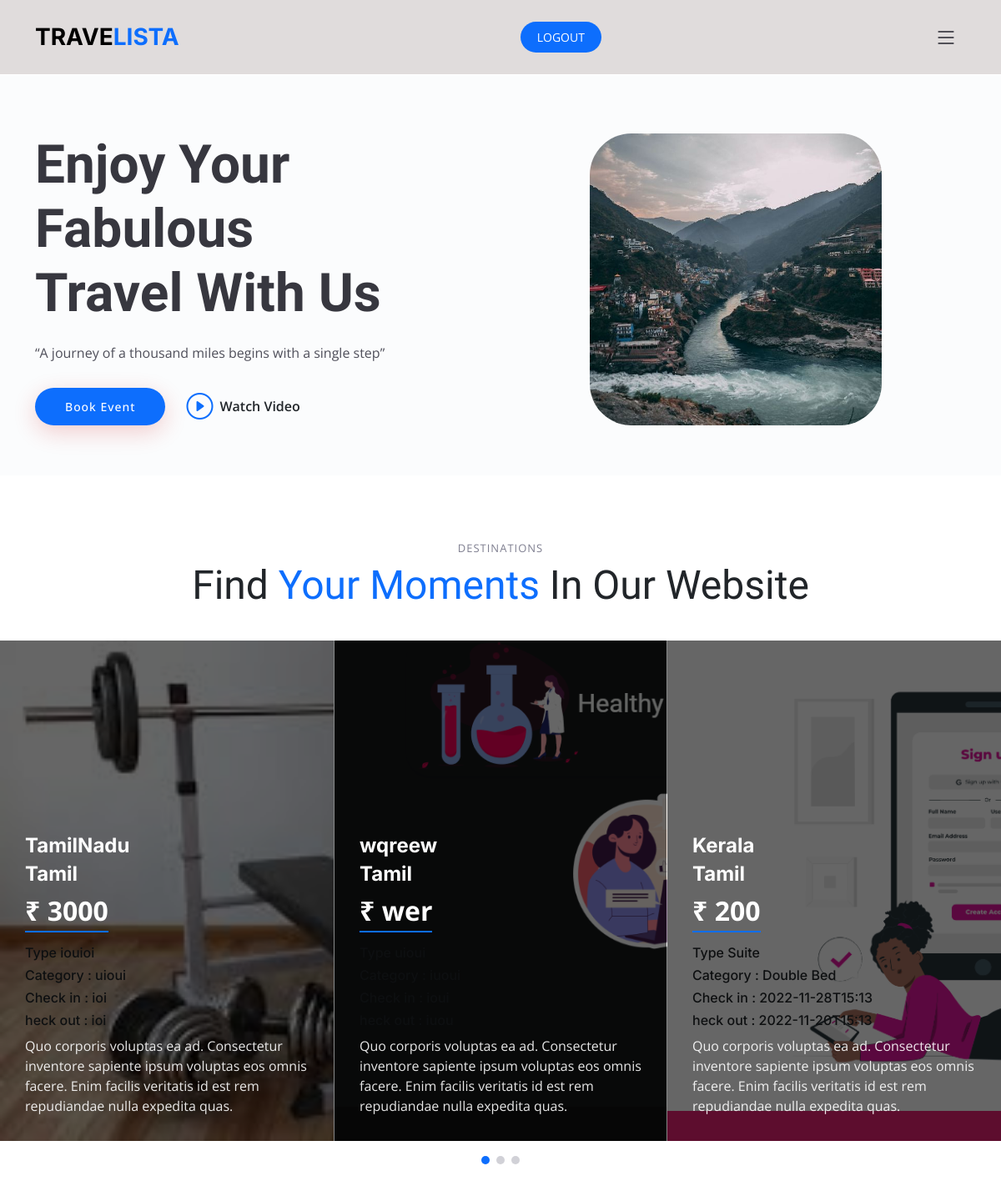
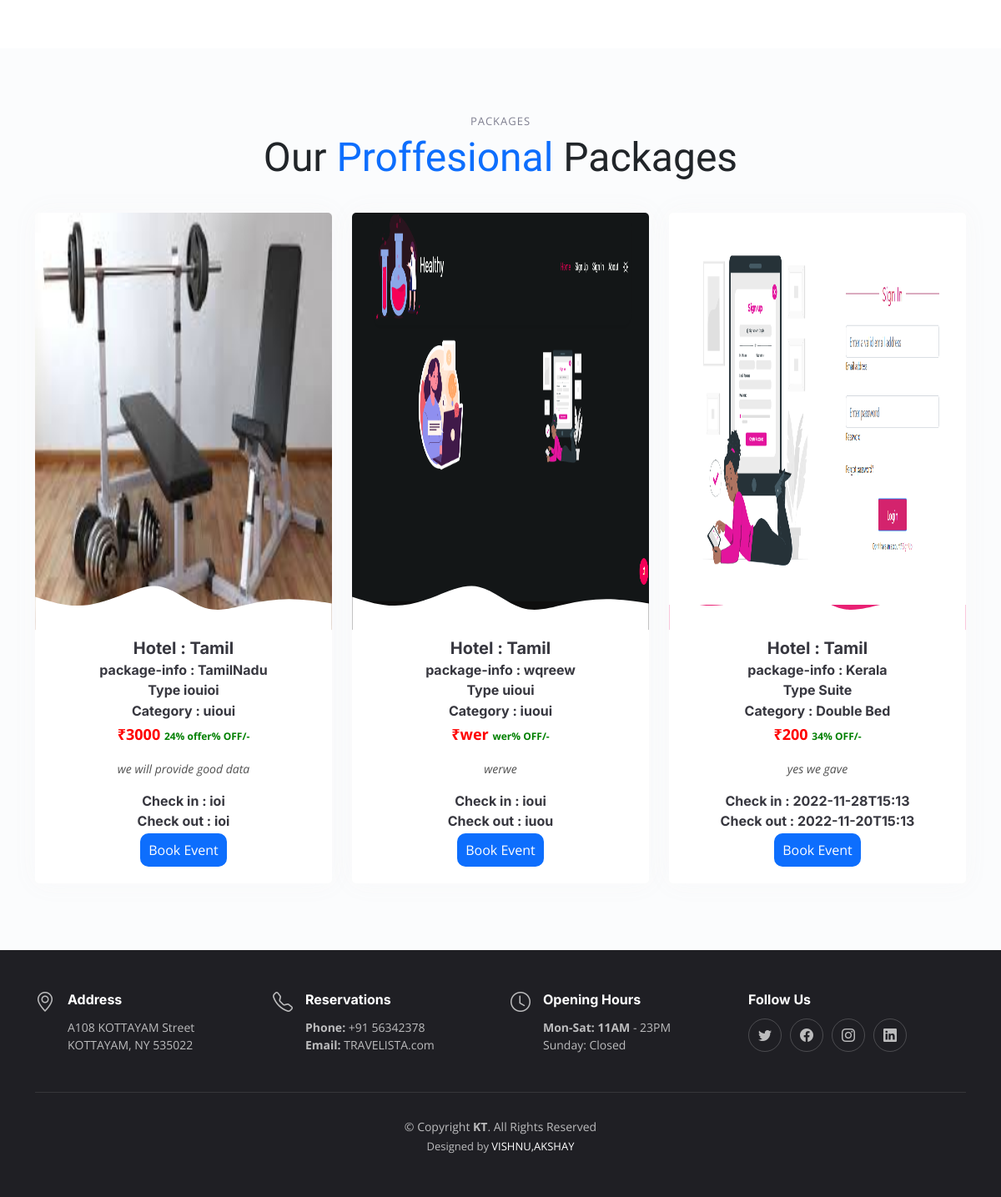
The app's page /home.php with its own data (2 pictures, top to bottom).
### tables this page shows
CREATE TABLE `package` (
  `pack_id` int(100) NOT NULL AUTO_INCREMENT,
  `profile_image` varchar(100) DEFAULT NULL,
  `bio` tinytext,
  `price` varchar(100) DEFAULT NULL,
  `desc` varchar(750) DEFAULT NULL,
  `status` varchar(100) DEFAULT NULL,
  `hotel_id` varchar(100) DEFAULT NULL,
  `offer` varchar(100) DEFAULT NULL,
  `types` varchar(100) DEFAULT NULL,
  `cat` varchar(100) DEFAULT NULL,
  `cit` varchar(100) DEFAULT NULL,
  `ceckout` varchar(100) DEFAULT NULL,
  PRIMARY KEY (`pack_id`)
);

CREATE TABLE `hotel` (
  `hotel_id` int(100) NOT NULL AUTO_INCREMENT,
  `hotel_name` varchar(100) DEFAULT NULL,
  `email` varchar(100) DEFAULT NULL,
  `password` varchar(100) DEFAULT NULL,
  `status` varchar(100) DEFAULT NULL,
  `location` varchar(100) DEFAULT NULL,
  `phone` varchar(100) DEFAULT NULL,
  PRIMARY KEY (`hotel_id`)
);

### home.php (the view, shortened to what this page needs)
<?php
include "header.php";
?>
<?php
include "db.php";
$qry="SELECT package.*,hotel.* FROM package,hotel WHERE `package`.`hotel_id`=hotel.`hotel_id` AND package.`status`='yes'";
$result=mysqli_query($conn,$qry);
if(mysqli_num_rows($result)>0){
?>
<!DOCTYPE html>
<html lang="en">
    <head>
        <link href="assets/vendor/bootstrap/css/bootstrap.min.css" rel="stylesheet">
        <link href="assets/vendor/bootstrap-icons/bootstrap-icons.css" rel="stylesheet">
        <link href="assets/vendor/aos/aos.css" rel="stylesheet">
        <link href="assets/vendor/glightbox/css/glightbox.min.css" rel="stylesheet">
        <link href="assets/vendor/swiper/swiper-bundle.min.css" rel="stylesheet">
        <link href="assets/css/main.css" rel="stylesheet">
      </head>
<body>
  <section id="hero" class="hero d-flex align-items-center section-bg">
    <div class="container">
      <div class="row justify-content-between gy-5">
        <div class="col-lg-5 order-2 order-lg-1 d-flex flex-column justify-content-center align-items-center align-items-lg-start text-center text-lg-start">
          <h2 data-aos="fade-up">Enjoy Your Fabulous<br>Travel With Us</h2>
          <p data-aos="fade-up" data-aos-delay="100">“A journey of a thousand miles begins with a single step”
</p>
          <div class="d-flex" data-aos="fade-up" data-aos-delay="200">
            <a href="#chefs" class="btn-book-a-table">Book Event</a>
            <a href="https://www.youtube.com/watch?v=LXb3EKWsInQ" class="glightbox btn-watch-video d-flex align-items-center"><i class="bi bi-play-circle"></i><span>Watch Video</span></a>
          </div>
        </div>
        <div class="col-lg-5 order-1 order-lg-2 text-center text-lg-start">
          <img src="assets/img/img8.jpg" style="width:350px;height:350px;object-fit:cover;border-radius:50px;
" class="img-fluid" alt="" data-aos="zoom-out" data-aos-delay="300">
        </div>
      </div>
    </div>
  </section>
  <section id="header" class="events">
      <div class="container-fluid" data-aos="fade-up">
        <div class="section-header">
          <h2>Destinations</h2>
          <p>Find <span>Your Moments</span> In Our Website</p>
        </div>
        <div class="slides-3 swiper" data-aos="fade-up" data-aos-delay="100">
          <div class="swiper-wrapper">
          <?php
while($row=mysqli_fetch_array($result)){
?>
          <div class="swiper-slide event-item d-flex flex-column justify-content-end" style="background-image: url(hotel/images/<?php echo $row['profile_image'];?>)">
              <h3><?php echo $row['bio'];?></h3>
              <h3><?php echo $row['hotel_name'];?></h3>
              <div class="price align-self-start">&#x20B9;
<?php echo $row['price'];?></div>
<h4 style="font-size:16px" >Type <?php echo $row['types'];?></h4>
                <h4 style="font-size:16px" >Category  : <?php echo $row['cat'];?></h4>
                <h4 style="font-size:16px" >Check in : <?php echo $row['cit'];?></h4>
                <h4 style="font-size:16px" >heck out : <?php echo $row['ceckout'];?></h4>
              <p class="description">
                Quo corporis voluptas ea ad. Consectetur inventore sapiente ipsum voluptas eos omnis facere. Enim facilis veritatis id est rem repudiandae nulla expedita quas.
              </p>
            </div>
            <?php
            }
        }
        ?>
          </div>
          <div class="swiper-pagination"></div>
        </div>
      </div>
    </section>
    <section id="chefs" class="chefs section-bg">
      <div class="container" data-aos="fade-up">
        <div class="section-header">
          <h2>Packages</h2>
          <p>Our <span>Proffesional</span> Packages</p>
        </div>
        <?php
include "db.php";
$qry1="SELECT package.*,hotel.* FROM package,hotel WHERE `package`.`hotel_id`=hotel.`hotel_id` AND package.`status`='yes'";
$result1=mysqli_query($conn,$qry1);
if(mysqli_num_rows($result1)>0){
?>
        <div class="row gy-4">
        <?php
while($row=mysqli_fetch_array($result1)){
?>
          <div class="col-lg-4 col-md-6 d-flex align-items-stretch" data-aos="fade-up" data-aos-delay="100">
            <div class="chef-member">
              <div class="member-img">
                <img src="hotel/images/<?php echo $row['profile_image'];?>" class="img-fluid" alt="" style="height:500px;width:100%">
              </div>
              <div class="member-info">
              <h4 >Hotel : <?php echo $row['hotel_name'];?></h4>
                <h4 style="font-size:16px" >package-info : <?php echo $row['bio'];?></h4>
                <h4 style="font-size:16px" >Type <?php echo $row['types'];?></h4>
                <h4 style="font-size:16px" >Category  : <?php echo $row['cat'];?></h4>
                <span style="color:red;font-size:18px"><B>&#x20B9;<?php echo $row['price'];?></B> <B style="color:green;font-size:12px">  <?php if( $row['offer']!=NULL) {echo $row['offer'].'% OFF/-';} ?></B></span>
                <p ><?php echo $row['desc'];?></p>
                <h4 style="font-size:16px" >Check in : <?php echo $row['cit'];?></h4>
                <h4 style="font-size:16px" >Check out : <?php echo $row['ceckout'];?></h4>
       <div >
     <button style="background-color: #0d6efd;border:none;padding:8px;border-radius:10px">
     <a href="booking.php?pack_id=<?php echo $row['pack_id'];?>&user_id=<?php  echo $_SESSION['id'];?>&image=<?php echo $row['profile_image'];?>&price=<?php echo $row['price'];?>&title=<?php echo $row['bio'];?>&desc=<?php echo $row['desc'];?>&user_name=<?php echo $_SESSION['name'];?>&user_email=<?php echo $_SESSION['user_email'];?>&user_phone=<?php echo $_SESSION['user_phone'];?>&hotel_id=<?php echo $row['hotel_id'];?>"  style="color:white;margin:2px">Book Event</a></button>
       </div>
              </div>
            </div>
          </div>
          <?php
            }
        }
        ?>
        </div>
      </div>
    </section>
</body>
</html>

### header.php (shortened to what this page needs)
<!DOCTYPE html>
<html lang="en">
    <head>
        <link href="assets/vendor/bootstrap/css/bootstrap.min.css" rel="stylesheet">
        <link href="assets/vendor/bootstrap-icons/bootstrap-icons.css" rel="stylesheet">
        <link href="assets/vendor/aos/aos.css" rel="stylesheet">
        <link href="assets/vendor/glightbox/css/glightbox.min.css" rel="stylesheet">
        <link href="assets/vendor/swiper/swiper-bundle.min.css" rel="stylesheet">
        <link href="assets/css/main.css" rel="stylesheet">
      </head>
<body>
<header id="header" class="header fixed-top d-flex align-items-center">
    <div class="container d-flex align-items-center justify-content-between">
      <a href="home.php" class="logo d-flex align-items-center me-auto me-lg-0">
        <h1>TRAVE<span>LISTA</span></h1>
      </a>
      <a class="btn-book-a-table" href="allreg.html">LOGOUT</a>
      <i class="mobile-nav-toggle mobile-nav-show bi bi-list"></i>
    </div>
  </header>
</body>
</html>

### records on screen
package: profile_image (picture), bio "TamilNadu", hotel.hotel_name "Tamil", price "3000", types "iouioi", cat "uioui", cit "ioi", ceckout "ioi", offer "24% offer", desc "we will provide good data"
package: profile_image (picture), bio "wqreew", hotel.hotel_name "Tamil", price "wer", types "uioui", cat "iuoui", offer "wer", desc "werwe", cit "ioui", ceckout "iuou"
package: profile_image (picture), bio "Kerala", hotel.hotel_name "Tamil", price "200", types "Suite", cat "Double Bed", cit "2022-11-28T15:13", ceckout "2022-11-20T15:13", offer "34", desc "yes we gave"
